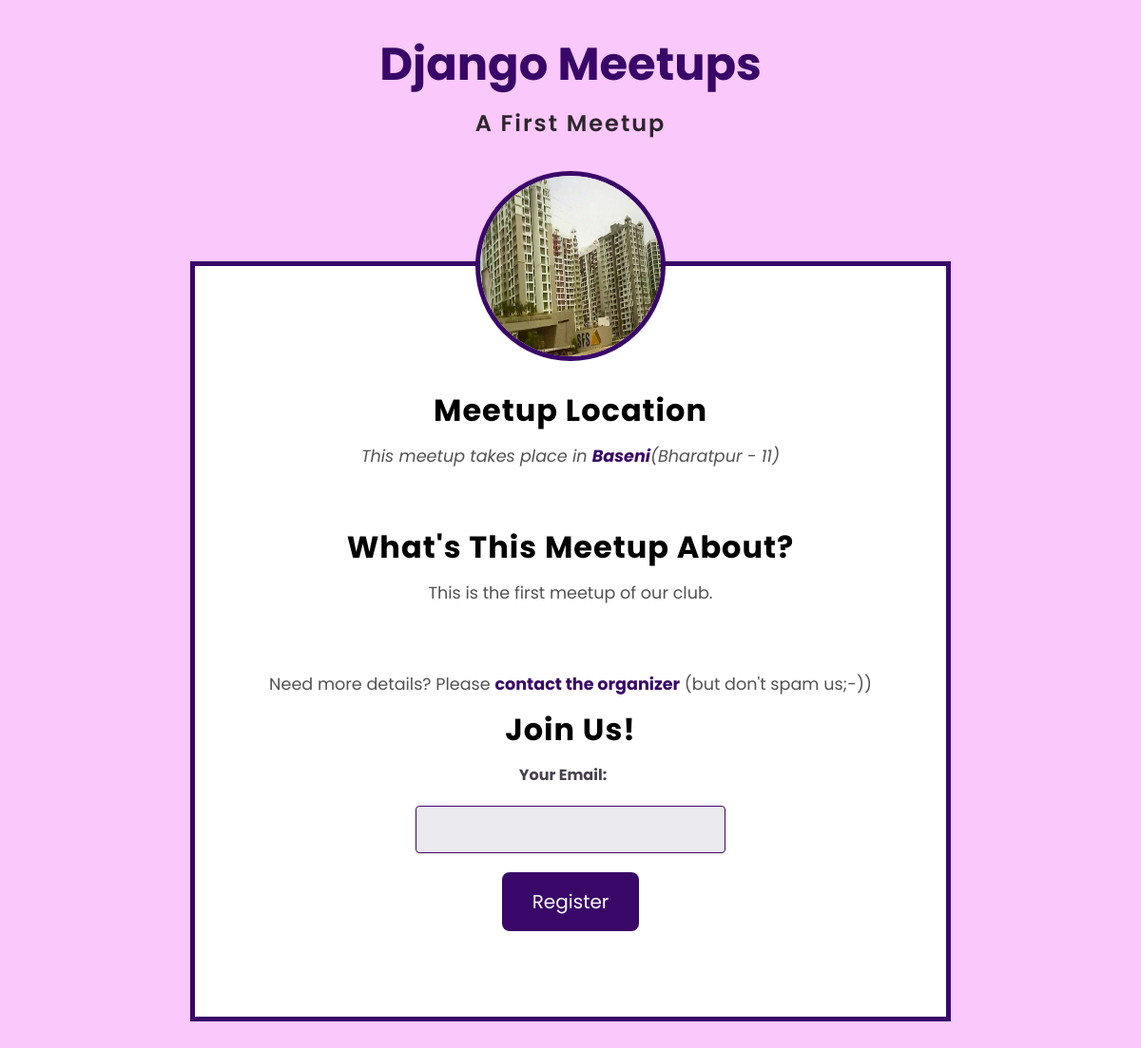
/meetups/a-first-meetup, run on the app's committed database.
### meetups/models.py (models this page shows, shortened)
class Meetups(models.Model):
    title = models.CharField(max_length = 200)
    slug = models.SlugField(unique = True)
    description = models.TextField()
    organizer = models.EmailField()
    date = models.DateField()
    image = models.ImageField(upload_to='images')
    location = models.ForeignKey(Location, on_delete = models.CASCADE)
    participant = models.ManyToManyField(Participant, blank=True)
    class Meta:
        verbose_name_plural = 'Meetup'

class Location(models.Model):
    name = models.CharField(max_length = 200)
    address = models.CharField(max_length = 255)

### meetups/views.py (the view, shortened to what this page needs)
# urls.py: path('<slug:meetup_slug>',views.meetup_detail, name = 'meetup-detail'),
def meetup_detail(request, meetup_slug):
    try:
        meetup = Meetups.objects.get(slug = meetup_slug)
        if request.method == 'GET':
            registration_form = RegistrationForm()
        return render(request, "meetups/meetup_detail.html",{
            'meetup_found':True,
            'meetup':meetup,
            'page_title': meetup.title,
            'form': registration_form
        })
    except Exception as exc:
        print(exc)
        return render(request,"meetups/meetup_detail.html",{
            'meetup_found' : False,
            'page_title': 'meetup-not-found',
        })

### meetups/forms.py
class RegistrationForm(forms.Form):
    email = forms.EmailField(label='Your Email')

### meetups/templates/meetups/meetup_detail.html (shortened to what this page needs)
{% extends 'base.html' %}
{% load static %}
{% block css_files %}
<link rel="stylesheet" href="{% static 'styles/meetup-detail.css' %}">
{% endblock %}
{% block main_content %}
{% if meetup_found %}
<div class="meetup-detail__header">
    <h3>{{meetup.title}}</h3>
</div>
<section class="meetup-detail">
    <div id="main-image">
        <img src="{{meetup.image.url}}" alt="{{meetup.title}}">
    </div>
<div class="meetup__location">
    <h1>Meetup Location</h1>
    <p>This meetup takes place in <span class="location-text">{{meetup.location.name}}</span>({{meetup.location.address}})</p>
</div>
<div class="meetup__about">
    <h1>What's This Meetup About?</h1>
    <p>{{meetup.description}}</p>
</div>
<div class="meetup_contact">
    <p>Need more details? Please <a href="mailto:{{meetup.organizer}}" class="contact-text">contact the organizer</a> (but don't spam us;-))</p>
    <h1>Join Us!</h1>
    <form action="{% url 'meetup-detail' meetup.slug %}" method="POST">
        <ul>
            {{ form.as_ul }}
        </ul>
        <div id="registration-action">
            <button>Register</button>
        </div>
    </form>
</div>
{% else %}
<p class="not-found">
    No meetup found for this slug, Sorry!
</p>
{% endif %}
</section>
{% endblock %}

### static/css/base.css (style rules this page uses)
* { margin: 0; padding: 0; box-sizing: border-box; }
body { background-color: rgb(250, 200, 250); font-family: "Poppins", sans-serif; }

### meetups/static/styles/meetup-detail.css (style rules this page uses)
.meetup-detail__header { text-align: center; }
.meetup-detail__header h3 { color: rgba(0, 0, 0, 0.817); font-size: 1.5rem; letter-spacing: 2px; font-weight: 600; }
.meetup-detail { max-width: 50rem; max-height: 70rem; height: 50rem; width: 60rem; background-color: white; margin: 8rem auto; border: 5px solid rgb(57, 7, 104); padding: 8rem 0; text-align: center; position: relative; }
#main-image { height: 200px; width: 200px; border-radius: 50%; border: 5px solid rgb(57, 7, 104); position: absolute; top: -100px; left: 50%; transform: translateX(-50%); }
#main-image img { height: 100%; width: 100%; border-radius: inherit; }
.meetup-detail h1 { font-size: 2rem; letter-spacing: 1px; }
.meetup__location { margin-bottom: 3rem; line-height: 3rem; }
.meetup__location p { color: rgb(82, 82, 82); font-style: italic; font-size: 1.1rem; }
.location-text { color: rgb(57, 7, 104); font-weight: bold; }
.meetup__about { line-height: 3rem; margin-bottom: 3rem; }
.meetup__about p { color: rgb(82, 82, 82); font-size: 1.1rem; }
.meetup_contact { line-height: 3rem; }
.meetup_contact p { color: rgb(82, 82, 82); font-size: 1.1rem; }
.contact-text { color: rgb(57, 7, 104); font-weight: bold; text-decoration: none; }
.meetup_contact ul { list-style: none; margin: 0; padding: 0; }
.meetup_contact label { font-weight: bold; color: #46424d; margin-right: 1rem; display: block; margin-bottom: 0.5rem; }
.meetup_contact input { border: 1px solid rgb(57, 7, 104); font: inherit; background-color: #ebeaee; border-radius: 4px; padding: 0px 0.25rem; }
#registration-action button { background-color: rgb(57, 7, 104); border: none; color: white; font-family: inherit; font-size: 1.25rem; padding: 1rem 2rem; margin-top: 1.25rem; border-radius: 0.5rem; cursor: pointer; }

### data on the page
Meetups: title "A First Meetup", image (picture), location.name "Baseni", location.address "Bharatpur - 11", description "This is the first meetup of our club."
